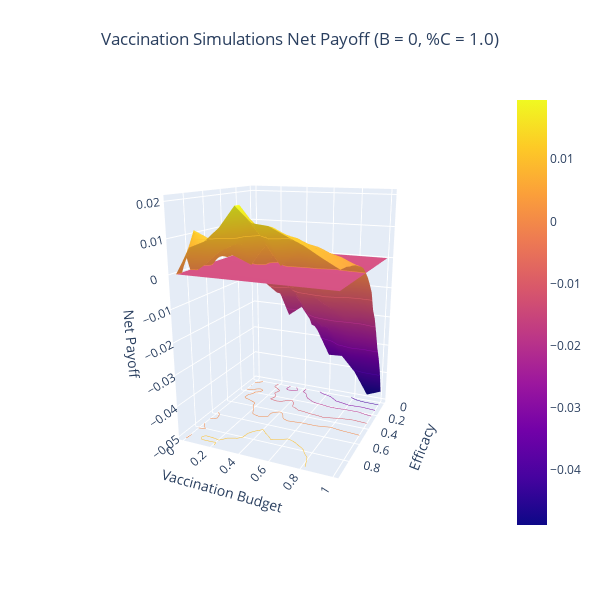

The notebook cell this image was saved under:
### Code cell
xlabel = "E"
ylabel = "VB"
zlabel = "%total"
filename = "D:/Wholehouse_Simulations/Seed_0_C_10_Net_Payoff.png"
two_dose_efficacy = 0.95

Net_Payoff(xlabel, ylabel, zlabel, two_dose_efficacy, filename, df_sim_means)

### Figure 1 — Plotly figure (JSON) as saved in the notebook; plotly's stock layout.template omitted (floating-point values rounded to 4 significant figures; data arrays with more than 128 entries replaced by an {"elided": "..."} marker saying what was removed)
{"data": [{"contours": {"z": {"highlightcolor": "limegreen", "project": {"z": true}, "show": true, "usecolormap": true}}, "showscale": true, "type": "surface", "x": [0, 0.05, 0.1, 0.15, 0.2, 0.25, 0.3, 0.35, 0.4, 0.45, 0.5, 0.55, 0.6, 0.65, 0.7, 0.75, 0.8, 0.85, 0.9, 0.95], "y": [0, 0.1, 0.2, 0.3, 0.4, 0.5, 0.6, 0.7, 0.8, 0.9, 1], "z": {"elided": "11x20 float values"}}, {"contours": {"z": {"highlightcolor": "limegreen", "project": {"z": true}, "show": true, "usecolormap": true}}, "showscale": false, "type": "surface", "x": [0, 0.05, 0.1, 0.15, 0.2, 0.25, 0.3, 0.35, 0.4, 0.45, 0.5, 0.55, 0.6, 0.65, 0.7, 0.75, 0.8, 0.85, 0.9, 0.95], "y": [0, 0.1, 0.2, 0.3, 0.4, 0.5, 0.6, 0.7, 0.8, 0.9, 1], "z": {"elided": "11x20 int values"}}], "layout": {"autosize": true, "height": 600, "margin": {"b": 65, "l": 80, "r": 50, "t": 90}, "scene": {"aspectratio": {"x": 0.7, "y": 0.7, "z": 1}, "camera": {"eye": {"x": 2, "y": 0.88, "z": 0.64}}, "xaxis": {"nticks": 10, "title": {"text": "Efficacy"}}, "yaxis": {"title": {"text": "Vaccination Budget"}}, "zaxis": {"nticks": 10, "title": {"text": "Net Payoff"}}}, "title": {"text": "Vaccination Simulations Net Payoff (B = 0, %C = 1.0)", "x": 0.5}, "width": 600}}
